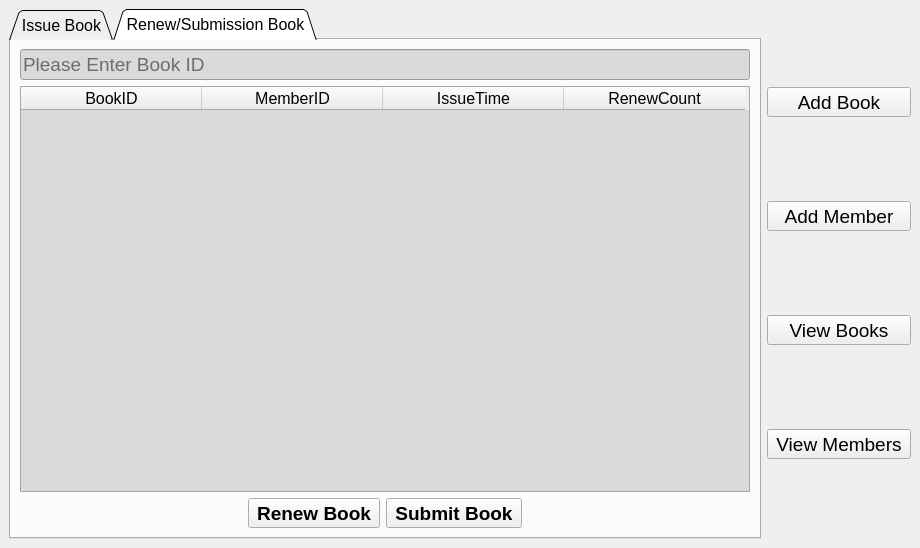
<?xml version="1.0" encoding="UTF-8"?>
<ui version="4.0">
 <class>MainWindow</class>
 <widget class="QMainWindow" name="MainWindow">
  <property name="geometry">
   <rect>
    <x>0</x>
    <y>0</y>
    <width>920</width>
    <height>548</height>
   </rect>
  </property>
  <property name="windowTitle">
   <string>Library Management System</string>
  </property>
  <widget class="QWidget" name="centralwidget">
   <layout class="QHBoxLayout" name="horizontalLayout">
    <item>
     <widget class="QTabWidget" name="tabWidget">
      <property name="font">
       <font>
        <pointsize>12</pointsize>
       </font>
      </property>
      <property name="tabShape">
       <enum>QTabWidget::Triangular</enum>
      </property>
      <property name="currentIndex">
       <number>1</number>
      </property>
      <widget class="QWidget" name="tab">
       <attribute name="title">
        <string>Issue Book</string>
       </attribute>
       <layout class="QVBoxLayout" name="verticalLayout_4">
        <item>
         <widget class="QWidget" name="horizontalWidget" native="true">
          <property name="styleSheet">
           <string notr="true">QWidget {

background-color:rgb(218,218,218)

}
</string>
          </property>
          <layout class="QHBoxLayout" name="horizontalLayout_2">
           <item>
            <widget class="QLineEdit" name="lineEdit_bookid">
             <property name="font">
              <font>
               <pointsize>14</pointsize>
              </font>
             </property>
             <property name="placeholderText">
              <string>Please Enter Book ID</string>
             </property>
            </widget>
           </item>
           <item>
            <spacer name="horizontalSpacer">
             <property name="orientation">
              <enum>Qt::Horizontal</enum>
             </property>
             <property name="sizeHint" stdset="0">
              <size>
               <width>40</width>
               <height>20</height>
              </size>
             </property>
            </spacer>
           </item>
           <item>
            <layout class="QVBoxLayout" name="verticalLayout_2">
             <item>
              <widget class="QLabel" name="label_bookname">
               <property name="font">
                <font>
                 <pointsize>14</pointsize>
                 <weight>75</weight>
                 <bold>true</bold>
                </font>
               </property>
               <property name="text">
                <string>Book Name</string>
               </property>
              </widget>
             </item>
             <item>
              <widget class="QLabel" name="label_bookauthor">
               <property name="font">
                <font>
                 <pointsize>14</pointsize>
                 <weight>75</weight>
                 <bold>true</bold>
                </font>
               </property>
               <property name="text">
                <string>Book Author</string>
               </property>
              </widget>
             </item>
            </layout>
           </item>
          </layout>
         </widget>
        </item>
        <item>
         <widget class="QWidget" name="horizontalWidget_2" native="true">
          <property name="styleSheet">
           <string notr="true">QWidget {

background-color:rgb(218,218,218)

}
</string>
          </property>
          <layout class="QHBoxLayout" name="horizontalLayout_3">
           <item>
            <widget class="QLineEdit" name="lineEdit_memberid">
             <property name="font">
              <font>
               <pointsize>14</pointsize>
              </font>
             </property>
             <property name="placeholderText">
              <string>Please Enter Member ID</string>
             </property>
            </widget>
           </item>
           <item>
            <spacer name="horizontalSpacer_2">
             <property name="orientation">
              <enum>Qt::Horizontal</enum>
             </property>
             <property name="sizeHint" stdset="0">
              <size>
               <width>40</width>
               <height>20</height>
              </size>
             </property>
            </spacer>
           </item>
           <item>
            <layout class="QVBoxLayout" name="verticalLayout_3">
             <item>
              <widget class="QLabel" name="label_membername">
               <property name="font">
                <font>
                 <pointsize>14</pointsize>
                 <weight>75</weight>
                 <bold>true</bold>
                </font>
               </property>
               <property name="text">
                <string>Member Name</string>
               </property>
              </widget>
             </item>
             <item>
              <widget class="QLabel" name="label_contactinfo">
               <property name="font">
                <font>
                 <pointsize>14</pointsize>
                 <weight>75</weight>
                 <bold>true</bold>
                </font>
               </property>
               <property name="text">
                <string>Contact Info</string>
               </property>
              </widget>
             </item>
            </layout>
           </item>
          </layout>
         </widget>
        </item>
        <item>
         <layout class="QHBoxLayout" name="horizontalLayout_4">
          <item>
           <spacer name="horizontalSpacer_3">
            <property name="orientation">
             <enum>Qt::Horizontal</enum>
            </property>
            <property name="sizeHint" stdset="0">
             <size>
              <width>40</width>
              <height>20</height>
             </size>
            </property>
           </spacer>
          </item>
          <item>
           <widget class="QToolButton" name="toolButton_issue">
            <property name="font">
             <font>
              <pointsize>14</pointsize>
             </font>
            </property>
            <property name="text">
             <string>Issue Book</string>
            </property>
            <property name="icon">
             <iconset>
              <normaloff>images/issuebook.png</normaloff>images/issuebook.png</iconset>
            </property>
            <property name="iconSize">
             <size>
              <width>40</width>
              <height>40</height>
             </size>
            </property>
            <property name="toolButtonStyle">
             <enum>Qt::ToolButtonTextUnderIcon</enum>
            </property>
           </widget>
          </item>
          <item>
           <spacer name="horizontalSpacer_4">
            <property name="orientation">
             <enum>Qt::Horizontal</enum>
            </property>
            <property name="sizeHint" stdset="0">
             <size>
              <width>40</width>
              <height>20</height>
             </size>
            </property>
           </spacer>
          </item>
         </layout>
        </item>
       </layout>
      </widget>
      <widget class="QWidget" name="tab_2">
       <attribute name="title">
        <string>Renew/Submission Book</string>
       </attribute>
       <layout class="QVBoxLayout" name="verticalLayout_5">
        <item>
         <widget class="QLineEdit" name="lineEdit_submission">
          <property name="font">
           <font>
            <pointsize>14</pointsize>
           </font>
          </property>
          <property name="styleSheet">
           <string notr="true">QLineEdit {

background-color:rgb(218,218,218)

}
</string>
          </property>
          <property name="placeholderText">
           <string>Please Enter Book ID</string>
          </property>
         </widget>
        </item>
        <item>
         <widget class="QTableWidget" name="tableWidget_bookinfo">
          <property name="font">
           <font>
            <pointsize>12</pointsize>
           </font>
          </property>
          <property name="styleSheet">
           <string notr="true">QTableWidget {

background-color:rgb(218,218,218)

}
</string>
          </property>
          <attribute name="horizontalHeaderDefaultSectionSize">
           <number>181</number>
          </attribute>
          <column>
           <property name="text">
            <string>BookID</string>
           </property>
          </column>
          <column>
           <property name="text">
            <string>MemberID</string>
           </property>
          </column>
          <column>
           <property name="text">
            <string>IssueTime</string>
           </property>
          </column>
          <column>
           <property name="text">
            <string>RenewCount</string>
           </property>
          </column>
         </widget>
        </item>
        <item>
         <layout class="QHBoxLayout" name="horizontalLayout_5">
          <item>
           <spacer name="horizontalSpacer_5">
            <property name="orientation">
             <enum>Qt::Horizontal</enum>
            </property>
            <property name="sizeHint" stdset="0">
             <size>
              <width>40</width>
              <height>20</height>
             </size>
            </property>
           </spacer>
          </item>
          <item>
           <widget class="QToolButton" name="toolButton_renew">
            <property name="font">
             <font>
              <pointsize>14</pointsize>
              <weight>75</weight>
              <bold>true</bold>
             </font>
            </property>
            <property name="text">
             <string>Renew Book</string>
            </property>
            <property name="icon">
             <iconset>
              <normaloff>images/renew.png</normaloff>images/renew.png</iconset>
            </property>
            <property name="iconSize">
             <size>
              <width>30</width>
              <height>30</height>
             </size>
            </property>
            <property name="toolButtonStyle">
             <enum>Qt::ToolButtonTextUnderIcon</enum>
            </property>
           </widget>
          </item>
          <item>
           <widget class="QToolButton" name="toolButton_submitbook">
            <property name="font">
             <font>
              <pointsize>14</pointsize>
              <weight>75</weight>
              <bold>true</bold>
             </font>
            </property>
            <property name="text">
             <string>Submit Book</string>
            </property>
            <property name="icon">
             <iconset>
              <normaloff>images/submission.png</normaloff>images/submission.png</iconset>
            </property>
            <property name="iconSize">
             <size>
              <width>30</width>
              <height>30</height>
             </size>
            </property>
            <property name="toolButtonStyle">
             <enum>Qt::ToolButtonTextUnderIcon</enum>
            </property>
           </widget>
          </item>
          <item>
           <spacer name="horizontalSpacer_6">
            <property name="orientation">
             <enum>Qt::Horizontal</enum>
            </property>
            <property name="sizeHint" stdset="0">
             <size>
              <width>40</width>
              <height>20</height>
             </size>
            </property>
           </spacer>
          </item>
         </layout>
        </item>
       </layout>
      </widget>
     </widget>
    </item>
    <item>
     <layout class="QVBoxLayout" name="verticalLayout">
      <item>
       <widget class="QToolButton" name="toolButton_addBook">
        <property name="maximumSize">
         <size>
          <width>150</width>
          <height>16777215</height>
         </size>
        </property>
        <property name="font">
         <font>
          <pointsize>14</pointsize>
         </font>
        </property>
        <property name="text">
         <string>Add Book</string>
        </property>
        <property name="icon">
         <iconset resource="images.qrc">
          <normaloff>:/images/images/addbook.png</normaloff>:/images/images/addbook.png</iconset>
        </property>
        <property name="iconSize">
         <size>
          <width>50</width>
          <height>50</height>
         </size>
        </property>
        <property name="toolButtonStyle">
         <enum>Qt::ToolButtonTextUnderIcon</enum>
        </property>
       </widget>
      </item>
      <item>
       <widget class="QToolButton" name="toolButton_addmember">
        <property name="maximumSize">
         <size>
          <width>150</width>
          <height>16777215</height>
         </size>
        </property>
        <property name="font">
         <font>
          <pointsize>14</pointsize>
         </font>
        </property>
        <property name="text">
         <string>Add Member</string>
        </property>
        <property name="icon">
         <iconset>
          <normaloff>images/addmember.png</normaloff>images/addmember.png</iconset>
        </property>
        <property name="iconSize">
         <size>
          <width>50</width>
          <height>50</height>
         </size>
        </property>
        <property name="toolButtonStyle">
         <enum>Qt::ToolButtonTextUnderIcon</enum>
        </property>
       </widget>
      </item>
      <item>
       <widget class="QToolButton" name="toolButton_viewbook">
        <property name="maximumSize">
         <size>
          <width>150</width>
          <height>16777215</height>
         </size>
        </property>
        <property name="font">
         <font>
          <pointsize>14</pointsize>
         </font>
        </property>
        <property name="text">
         <string>View Books</string>
        </property>
        <property name="icon">
         <iconset>
          <normaloff>images/viewbook.png</normaloff>images/viewbook.png</iconset>
        </property>
        <property name="iconSize">
         <size>
          <width>50</width>
          <height>50</height>
         </size>
        </property>
        <property name="toolButtonStyle">
         <enum>Qt::ToolButtonTextUnderIcon</enum>
        </property>
       </widget>
      </item>
      <item>
       <widget class="QToolButton" name="toolButton_viewmember">
        <property name="maximumSize">
         <size>
          <width>150</width>
          <height>16777215</height>
         </size>
        </property>
        <property name="font">
         <font>
          <pointsize>14</pointsize>
         </font>
        </property>
        <property name="text">
         <string>View Members</string>
        </property>
        <property name="icon">
         <iconset>
          <normaloff>images/viewmembers.png</normaloff>images/viewmembers.png</iconset>
        </property>
        <property name="iconSize">
         <size>
          <width>50</width>
          <height>50</height>
         </size>
        </property>
        <property name="toolButtonStyle">
         <enum>Qt::ToolButtonTextUnderIcon</enum>
        </property>
       </widget>
      </item>
     </layout>
    </item>
   </layout>
  </widget>
 </widget>
 <resources>
  <include location="images.qrc"/>
 </resources>
 <connections/>
</ui>
